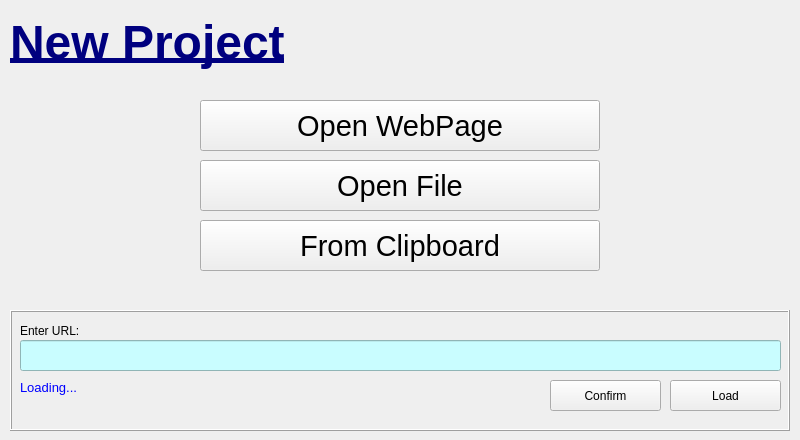
<?xml version="1.0" encoding="UTF-8"?>
<ui version="4.0">
 <class>Dialog</class>
 <widget class="QDialog" name="Dialog">
  <property name="geometry">
   <rect>
    <x>0</x>
    <y>0</y>
    <width>800</width>
    <height>440</height>
   </rect>
  </property>
  <property name="windowTitle">
   <string>New Project</string>
  </property>
  <property name="windowIcon">
   <iconset>
    <normaloff>../images/new_project.png</normaloff>../images/new_project.png</iconset>
  </property>
  <widget class="QLabel" name="lbl_title">
   <property name="geometry">
    <rect>
     <x>10</x>
     <y>10</y>
     <width>780</width>
     <height>65</height>
    </rect>
   </property>
   <property name="font">
    <font>
     <pointsize>36</pointsize>
     <weight>75</weight>
     <bold>true</bold>
     <underline>true</underline>
    </font>
   </property>
   <property name="styleSheet">
    <string notr="true">color: rgb(0, 0, 127);</string>
   </property>
   <property name="text">
    <string>New Project</string>
   </property>
  </widget>
  <widget class="QPushButton" name="btn_web">
   <property name="geometry">
    <rect>
     <x>200</x>
     <y>100</y>
     <width>400</width>
     <height>51</height>
    </rect>
   </property>
   <property name="font">
    <font>
     <pointsize>22</pointsize>
    </font>
   </property>
   <property name="text">
    <string>Open WebPage</string>
   </property>
   <property name="icon">
    <iconset>
     <normaloff>../images/webpage.png</normaloff>../images/webpage.png</iconset>
   </property>
   <property name="iconSize">
    <size>
     <width>40</width>
     <height>40</height>
    </size>
   </property>
   <property name="autoDefault">
    <bool>false</bool>
   </property>
  </widget>
  <widget class="QPushButton" name="btn_file">
   <property name="geometry">
    <rect>
     <x>200</x>
     <y>160</y>
     <width>400</width>
     <height>51</height>
    </rect>
   </property>
   <property name="font">
    <font>
     <pointsize>22</pointsize>
    </font>
   </property>
   <property name="text">
    <string>Open File</string>
   </property>
   <property name="icon">
    <iconset>
     <normaloff>../images/file.png</normaloff>../images/file.png</iconset>
   </property>
   <property name="iconSize">
    <size>
     <width>40</width>
     <height>40</height>
    </size>
   </property>
   <property name="autoDefault">
    <bool>false</bool>
   </property>
  </widget>
  <widget class="QPushButton" name="btn_clip">
   <property name="geometry">
    <rect>
     <x>200</x>
     <y>220</y>
     <width>400</width>
     <height>51</height>
    </rect>
   </property>
   <property name="font">
    <font>
     <pointsize>22</pointsize>
    </font>
   </property>
   <property name="text">
    <string>From Clipboard</string>
   </property>
   <property name="icon">
    <iconset>
     <normaloff>../images/clipboard.png</normaloff>../images/clipboard.png</iconset>
   </property>
   <property name="iconSize">
    <size>
     <width>40</width>
     <height>40</height>
    </size>
   </property>
   <property name="autoDefault">
    <bool>false</bool>
   </property>
  </widget>
  <widget class="QFrame" name="frm_web">
   <property name="geometry">
    <rect>
     <x>10</x>
     <y>310</y>
     <width>780</width>
     <height>121</height>
    </rect>
   </property>
   <property name="frameShape">
    <enum>QFrame::Box</enum>
   </property>
   <property name="frameShadow">
    <enum>QFrame::Raised</enum>
   </property>
   <widget class="QLabel" name="label">
    <property name="geometry">
     <rect>
      <x>10</x>
      <y>10</y>
      <width>81</width>
      <height>21</height>
     </rect>
    </property>
    <property name="text">
     <string>Enter URL:</string>
    </property>
   </widget>
   <widget class="QLineEdit" name="txt_url">
    <property name="geometry">
     <rect>
      <x>10</x>
      <y>30</y>
      <width>761</width>
      <height>31</height>
     </rect>
    </property>
    <property name="font">
     <font>
      <pointsize>12</pointsize>
     </font>
    </property>
    <property name="styleSheet">
     <string notr="true">color: rgb(0, 127, 255);
background-color: rgb(201, 253, 255);</string>
    </property>
   </widget>
   <widget class="QPushButton" name="btn_load">
    <property name="geometry">
     <rect>
      <x>660</x>
      <y>70</y>
      <width>111</width>
      <height>31</height>
     </rect>
    </property>
    <property name="text">
     <string>Load</string>
    </property>
    <property name="autoDefault">
     <bool>false</bool>
    </property>
   </widget>
   <widget class="QLabel" name="lbl_info">
    <property name="geometry">
     <rect>
      <x>10</x>
      <y>70</y>
      <width>521</width>
      <height>41</height>
     </rect>
    </property>
    <property name="font">
     <font>
      <pointsize>10</pointsize>
     </font>
    </property>
    <property name="styleSheet">
     <string notr="true">color: rgb(0, 0, 255);</string>
    </property>
    <property name="text">
     <string>Loading...</string>
    </property>
    <property name="alignment">
     <set>Qt::AlignLeading|Qt::AlignLeft|Qt::AlignTop</set>
    </property>
    <property name="wordWrap">
     <bool>true</bool>
    </property>
   </widget>
   <widget class="QPushButton" name="btn_close_web_frm">
    <property name="geometry">
     <rect>
      <x>754</x>
      <y>1</y>
      <width>25</width>
      <height>25</height>
     </rect>
    </property>
    <property name="text">
     <string/>
    </property>
    <property name="icon">
     <iconset>
      <normaloff>../images/close.png</normaloff>../images/close.png</iconset>
    </property>
    <property name="iconSize">
     <size>
      <width>25</width>
      <height>25</height>
     </size>
    </property>
    <property name="autoDefault">
     <bool>false</bool>
    </property>
    <property name="flat">
     <bool>true</bool>
    </property>
   </widget>
   <widget class="QPushButton" name="btn_confirm">
    <property name="geometry">
     <rect>
      <x>540</x>
      <y>70</y>
      <width>111</width>
      <height>31</height>
     </rect>
    </property>
    <property name="text">
     <string>Confirm</string>
    </property>
    <property name="icon">
     <iconset>
      <normaloff>../images/ok.png</normaloff>../images/ok.png</iconset>
    </property>
    <property name="autoDefault">
     <bool>false</bool>
    </property>
   </widget>
  </widget>
 </widget>
 <resources/>
 <connections/>
</ui>
